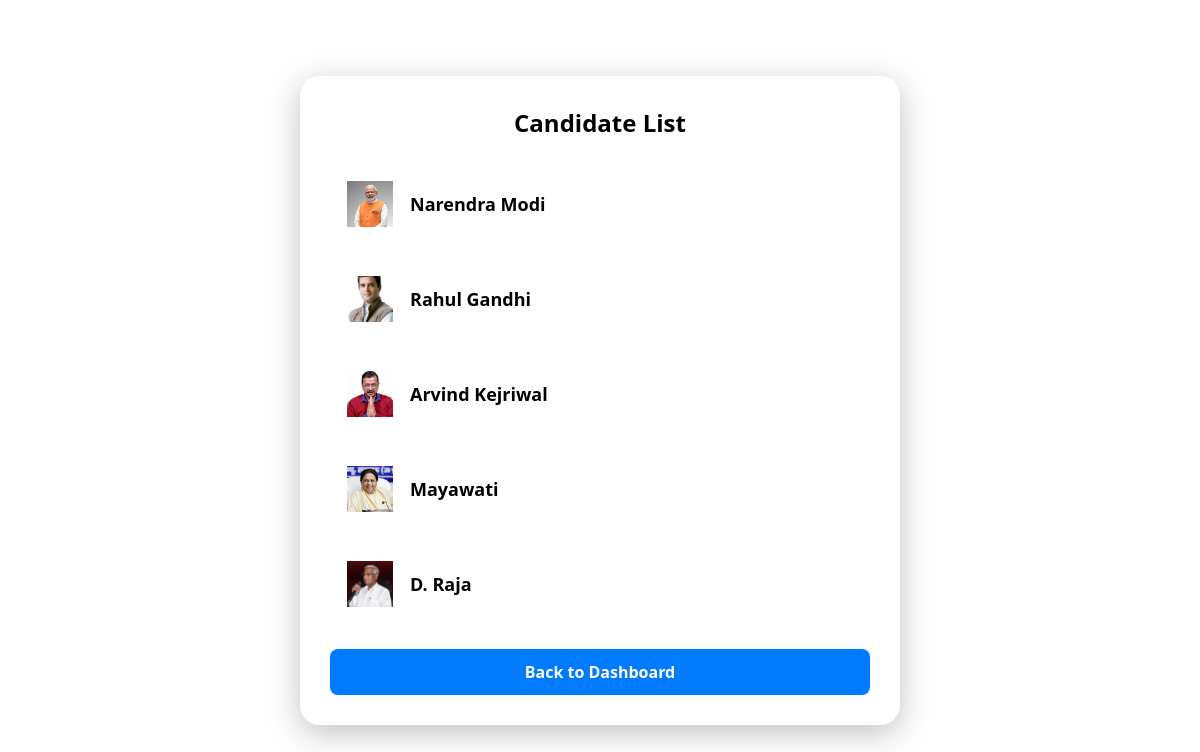
The app's page /view_candidates with its own data.
### app.py (models this page shows)
class Candidate(db.Model):
    id = db.Column(db.Integer, primary_key=True)
    name = db.Column(db.String(100), nullable=False)
    image = db.Column(db.String(100), nullable=False)
    votes = db.Column(db.Integer, default=0)

### app.py (the view)
@app.route('/view_candidates')
def view_candidates():
    candidates = Candidate.query.all()
    return render_template('view_candidates.html', candidates=candidates)

### templates/view_candidates.html (shortened to what this page needs)
<!DOCTYPE html>
<html lang="en">
<head>
</head>
<body>
    <div class="card">
        <h2>Candidate List</h2>
        <form method="post" action="/vote">
            {% for candidate in candidates %}
                <label class="candidate-option">
                    <img src="{{ url_for('static', filename=candidate.image.split('static/')[-1]) }}"
                         alt="{{ candidate.name }}">
                    <div class="candidate-info">{{ candidate.name }} </div>
                </label>
            {% endfor %}
        </form>
        <a href="{{ url_for('admin_dashboard') }}">Back to Dashboard</a>
    </div>
</body>
</html>

### templates/view_candidates.html (style rules this page uses)
* { margin: 0; padding: 0; box-sizing: border-box; }
body { background: url('/static/img/background.jpg') no-repeat center center fixed; background-size: cover; font-family: 'Segoe UI', Tahoma, Geneva, Verdana, sans-serif; min-height: 100vh; display: flex; align-items: center; justify-content: center; padding: 30px; color: #000; }
.card { background: rgba(255, 255, 255, 0.2); backdrop-filter: blur(10px); border-radius: 20px; padding: 30px; width: 100%; max-width: 600px; box-shadow: 0 8px 32px rgba(0, 0, 0, 0.25); }
h2 { text-align: center; margin-bottom: 25px; color: #000; }
.candidate-option { display: flex; align-items: center; background-color: rgba(255, 255, 255, 0.3); border-radius: 12px; padding: 15px; margin-bottom: 15px; cursor: pointer; transition: background-color 0.3s ease; }
.candidate-option img { width: 50px; height: 50px; object-fit: cover; margin-right: 15px; border: 2px solid #fff; }
.candidate-info { font-size: 18px; font-weight: 600; }
a { display: block; text-align: center; margin-top: 25px; background-color: #007bff; color: #fff; padding: 12px 20px; border-radius: 8px; text-decoration: none; font-weight: bold; transition: background-color 0.3s; }

### records on screen
Candidate: image (picture), name "Narendra Modi"
Candidate: image (picture), name "Rahul Gandhi"
Candidate: image (picture), name "Arvind Kejriwal"
Candidate: image (picture), name "Mayawati"
Candidate: image (picture), name "D. Raja"
